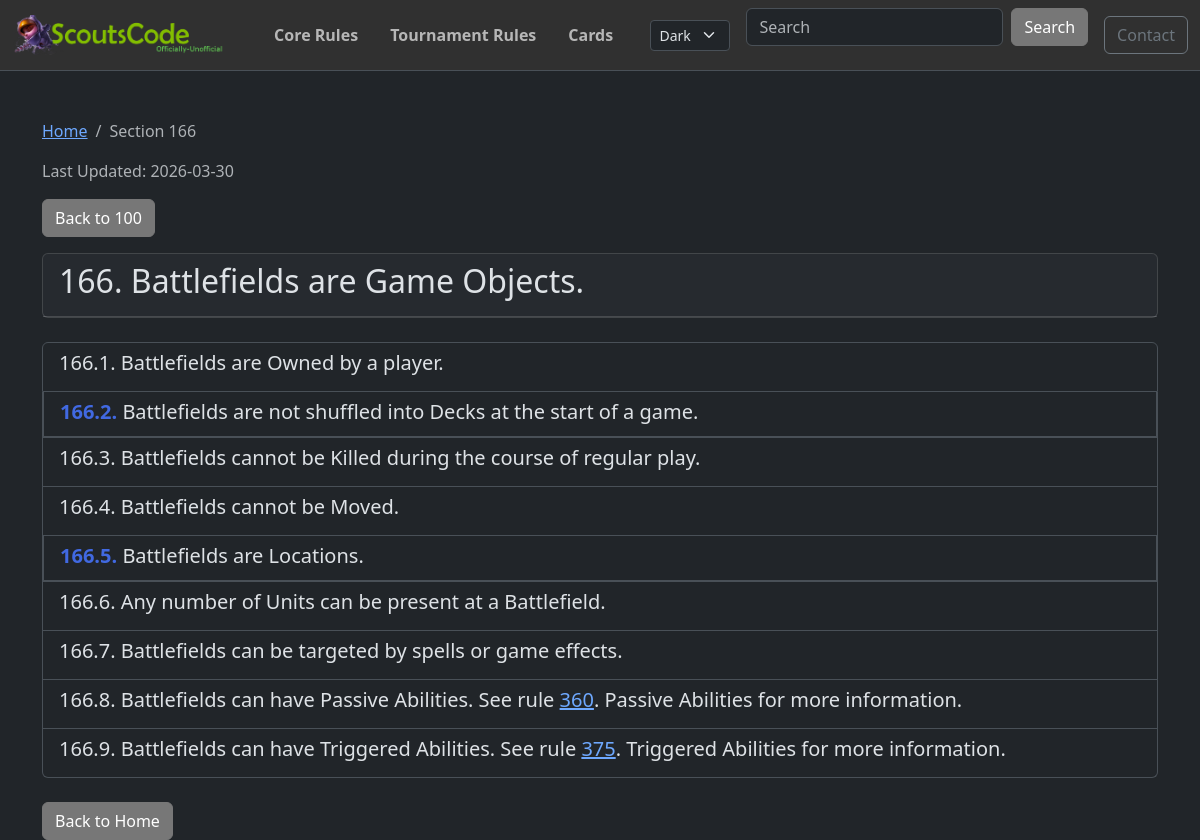
The app's page /crsections/166/, older data.
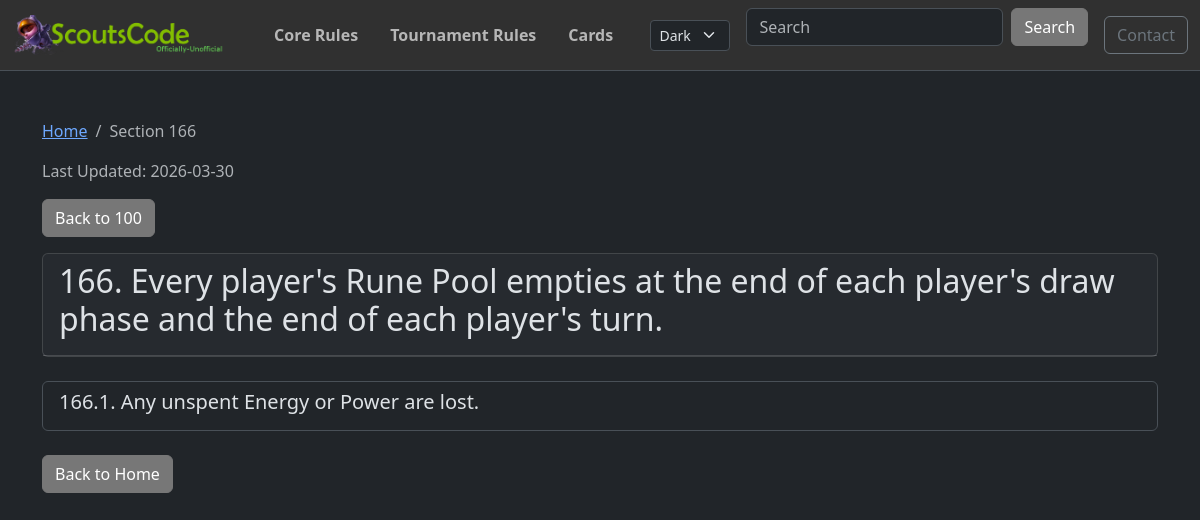
The same page, newer data.
### post/models.py (models this page shows, shortened)
class RuleSection(models.Model):
    RULE_TYPE_CHOICES = [
        ("TR", "Tournament Rules"),
        ("CR", "Comprehensive Rules"),
    ]
    rule_type = models.CharField(max_length=2, choices=RULE_TYPE_CHOICES)
    section = models.CharField(max_length=50, db_index=True)  # e.g., "703.4.a.5"
    text = models.TextField()
    annotations = models.TextField(blank=True, default="")
    parent = models.ForeignKey(
        "self", on_delete=models.CASCADE, null=True, blank=True, related_name="children"
    )
    order = models.IntegerField(default=0)
    class Meta:
        ordering = ["rule_type", "order", "section"]
        unique_together = ["rule_type", "section"]
        indexes = [
            models.Index(fields=["rule_type", "section"]),
            models.Index(fields=["parent", "order"]),
        ]
    def get_top_level_section(self):
        parts = self.section.split(".")
        first_part = parts[0]
        if len(first_part) >= 3:
            return first_part[0] + "00"
        return first_part
    def to_dict(self, include_children=True):
        data = {
            "section": self.section,
            "text": self.text,
            "annotations": self.annotations,
            "children": [],
        }
        if include_children:
            for child in self.children.all():
                data["children"].append(child.to_dict(include_children=True))
        return data

### post/views.py (the view)
# urls.py: path("crsections/<str:section>/", crsection_detail, name="crsection_detail"),
def crsection_detail(request, section):
    try:
        section_obj = RuleSection.objects.prefetch_related(
            "children__children__children__children"
        ).get(rule_type="CR", section=section)
    except RuleSection.DoesNotExist:
        raise Http404(f"Section {section} not found")
    data = section_obj.to_dict()
    top_level = section_obj.get_top_level_section()
    is_top_level = section == top_level
    data = format_section_text(data, section_type="cr")
    parent_section = None
    if section_obj.parent:
        parent_section = section_obj.parent.section
    context = {
        "section": data,
        "json_url": f"/crsections/{top_level}/",
        "is_top_level": is_top_level,
        "parent_section": parent_section,
        "last_updated": get_rules_last_updated("CR"),
    }
    return render(request, "crsection_detail.html", context)

### post/context_processors.py (called while the page is built)
def global_site_data(request):
    data = cache.get("global_site_data")
    if data is not None:
        return data
    copyright_asset = TextAsset.objects.filter(asset_type="copyright").first()
    logo_asset = TextAsset.objects.filter(asset_type="logo").first()
    default_copyright = "© 2025 Copyright "
    data = {
        "copyright_text": copyright_asset.content
        if copyright_asset
        else default_copyright,
        "logo_asset": logo_asset,
        "copyright_asset": copyright_asset,
    }
    cache.set("global_site_data", data, CACHE_TTL)
    return data

### post/views.py (called while the page is built, shortened)
def bold_before_colon(text):
    if ":" in text:
        parts = text.split(":", 1)
        return f"<strong>{parts[0]}:</strong>{parts[1]}"
    return text

def format_section_text(section_data, section_type="tr"):
    section_data["text"] = linkify_references(section_data["text"], section_type)
    section_data["text"] = bold_before_colon(section_data["text"])
    for child in section_data.get("children", []):
        child_section_str = child.get("section", "")
        has_letter = any(
            letter in child_section_str for letter in ["a", "b", "c", "d", "e"]
        )
        has_children = len(child.get("children", [])) > 0
        will_be_clickable_link = has_children and not has_letter
        if not will_be_clickable_link:
            child["text"] = linkify_references(child["text"], section_type)
        child["text"] = bold_before_colon(child["text"])
        for grandchild in child.get("children", []):
            format_section_text(grandchild, section_type)
    return section_data

def get_rules_last_updated(rule_type):
    if rule_type in _rules_last_updated_cache:
        return _rules_last_updated_cache[rule_type]

### post/templates/crsection_detail.html (shortened to what this page needs)
{% extends 'base.html' %}
{% load static %}
{% block content %}
    <div class="crsection-detail">
        <nav aria-label="breadcrumb">
            <ol class="breadcrumb">
                <li class="breadcrumb-item"><a href="/">Home</a></li>
                <li class="breadcrumb-item active" aria-current="page">Section {{ section.section }}</li>
            </ol>
        </nav>
        <p class="text-muted">Last Updated: {{ last_updated }}</p>
        {% if parent_section %}
        <div class="mb-3">
            <a href="/crsections/{{ parent_section }}/" class="btn btn-secondary">
                 Back to {{ parent_section }}
            </a>
        </div>
        {% endif %}
        <div class="card mb-4">
            <div class="card-header">
                <div class="d-flex justify-content-between align-items-start">
                    <h2>{{ section.section }}. {{ section.text|safe }}</h2>
                </div>
            </div>
        </div>
        {% if is_top_level %}
            {% if section.children %}
                <div class="list-group mb-4">
                    {% for child in section.children %}
                        <a href="/crsections/{{ child.section }}/" class="list-group-item list-group-item-action">
                            <h5 class="mb-1"><span class="rule-number">{{ child.section }}.</span> {{ child.text|safe }}</h5>
                        </a>
                    {% endfor %}
                </div>
            {% else %}
                <div class="alert alert-info">This section has no subsections.</div>
            {% endif %}
        {% else %}
            {% if section.children %}
                <div class="list-group mb-4">
                    {% for child in section.children %}
                        {% if 'a' in child.section or 'b' in child.section or 'c' in child.section or 'd' in child.section or 'e' in child.section %}
                            <div class="list-group-item">
                                <div class="d-flex justify-content-between align-items-start">
                                    <h5 class="mb-2">{{ child.section }}. {{ child.text|safe }}</h5>
                                    {% if user.is_authenticated %}
                                    <button class="btn btn-sm btn-outline-primary ms-2 edit-annotation-btn" data-section="{{ child.section }}" data-rule-type="CR">Edit</button>
                                    {% endif %}
                                </div>
                                <div id="editor-container-{{ child.section }}" class="editor-container" data-annotation="{{ child.annotations }}">
                                    <div id="editor-{{ child.section }}" class="mb-2"></div>
                                    <button class="btn btn-sm btn-success save-annotation-btn" data-section="{{ child.section }}" data-rule-type="CR">Save</button>
                                    <button class="btn btn-sm btn-secondary cancel-annotation-btn" data-section="{{ child.section }}">Cancel</button>
                                </div>
                                {% if child.annotations %}
                                <div class="annotation-display">
                                    {{ child.annotations|safe }}
                                </div>
                                {% endif %}
                                {% if child.children %}
                                    {% for subchild in child.children %}
                                        <div class="ps-3 mb-2">
                                            <div class="d-flex justify-content-between align-items-start">
                                                <div><strong>{{ subchild.section }}.</strong> {{ subchild.text|safe }}</div>
                                                {% if user.is_authenticated %}
                                                <button class="btn btn-sm btn-outline-primary ms-2 edit-annotation-btn" data-section="{{ subchild.section }}" data-rule-type="CR">Edit</button>
                                                {% endif %}
                                            </div>
                                            <div id="editor-container-{{ subchild.section }}" class="editor-container" data-annotation="{{ subchild.annotations }}">
                                                <div id="editor-{{ subchild.section }}" class="mb-2"></div>
                                                <button class="btn btn-sm btn-success save-annotation-btn" data-section="{{ subchild.section }}" data-rule-type="CR">Save</button>
                                                <button class="btn btn-sm btn-secondary cancel-annotation-btn" data-section="{{ subchild.section }}">Cancel</button>
                                            </div>
                                            {% if subchild.annotations %}
                                            <div class="annotation-display">
                                                {{ subchild.annotations|safe }}
                                            </div>
                                            {% endif %}
                                            {% if subchild.children %}
                                                {% for leaf in subchild.children %}
                                                <div class="ps-3 mb-1">
                                                    <strong>{{ leaf.section }}.</strong> {{ leaf.text|safe }}
                                                </div>
                                                {% endfor %}
                                            {% endif %}
                                        </div>
                                    {% endfor %}
                                {% endif %}
                            </div>
                        {% else %}
                            {% if child.children %}
                            <a href="/crsections/{{ child.section }}/" class="list-group-item list-group-item-action">
                                <h5 class="mb-1"><span class="rule-number">{{ child.section }}.</span> {{ child.text|safe }}</h5>
                            </a>
                            {% else %}
                                <div class="list-group-item">
                                    <div class="d-flex justify-content-between align-items-start">
                                        <h5 class="mb-2">{{ child.section }}. {{ child.text|safe }}</h5>
                                    </div>
                                </div>
                            {% endif %}
                        {% endif %}
                    {% endfor %}
                </div>
            {% endif %}
        {% endif %}
        <div class="mt-4">
            <a href="/" class="btn btn-secondary">Back to Home</a>
        </div>
    </div>
{% endblock %}

### post/templates/base.html (shortened to what this page needs)
{% load static %}
<html lang="en" data-bs-theme="dark">
    <head>
        <link
            rel="stylesheet"
            type="text/css"
            href="{% static 'css/bootstrap.min.css' %}"
        />
        <link
            rel="stylesheet"
            type="text/css"
            href="{% static 'css/style.css' %}"
        />
        <link
            href="https://cdn.jsdelivr.net/npm/quill@2.0.3/dist/quill.snow.css"
            rel="stylesheet"
        />
    </head>
    <body>
        <nav class="navbar navbar-expand-lg border-bottom border-body sticky-top" id="mainNav">
            <div class="container-fluid">
                <a class="navbar-brand" href="/">
                    {% if logo_asset %}
                    <img
                        src="{{ logo_asset.content }}"
                        alt="Logo"
                        width="120"
                        height="28"
                    />
                    {% else %}
                    <img
                        src="{% static 'logo.png' %}"
                        alt="Logo"
                        height="40"
                        style="width: auto"
                    />
                    {% endif %}
                </a>
                <div class="collapse navbar-collapse" id="navbarScroll">
                    <ul class="navbar-nav me-auto">
                        <li class="nav-item">
                            <a
                                class="nav-link fw-semibold px-3"
                                href="{% url 'core_rules' %}"
                                >Core Rules</a
                            >
                        </li>
                        <li class="nav-item">
                            <a
                                class="nav-link fw-semibold px-3"
                                href="/#trsections"
                                >Tournament Rules</a
                            >
                        </li>
                        <li class="nav-item">
                            <a
                                class="nav-link fw-semibold px-3"
                                href="{% url 'card_search' %}"
                                >Cards</a
                            >
                        </li>
                    </ul>
                    <div class="me-3">
                        <select
                            class="form-select form-select-sm"
                            id="themeToggle"
                            aria-label="Theme selector"
                        >
                            <option value="dark">Dark</option>
                        </select>
                    </div>
                    <form
                        class="d-flex"
                        method="GET"
                        action="{% url 'search_rules' %}"
                    >
                        <input
                            class="form-control me-2"
                            type="search"
                            placeholder="Search"
                            aria-label="Search"
                            name="q"
                            value="{{ search_query }}"
                        />
                        <button class="btn btn-secondary" type="submit">
                            Search
                        </button>
                    </form>
                    <a
                        href="{% url 'contact' %}"
                        class="btn btn-outline-secondary ms-3"
                        >Contact</a
                    >
                </div>
            </div>
        </nav>
        <main class="container mt-5">
            {% block content %}{% endblock %}
        </main>
    </body>
</html>

### static/css/style.css (style rules this page uses)
:root { --custom-primary: #3498db; --custom-secondary: rgb(119, 119, 119); --custom-navbar-color: #303030; }
[data-bs-theme="dark"] { --custom-body-color: #212529; --custom-main-color: #ffffff; }
.navbar { background-color: var(--custom-navbar-color); transition: padding 0.3s ease; padding-top: 0.5rem; padding-bottom: 0.5rem; }
.btn-secondary { background-color: var(--custom-secondary); border-color: var(--custom-secondary); color: #fff; }

Row changes from the older to the newer data that the page shows:
removed RuleSection: section "166.2", text "Battleﬁelds are not shufﬂed into Decks at the start of a game."
removed RuleSection: section "166.3", text "Battleﬁelds cannot be Killed during the course of regular play."
removed RuleSection: section "166.4", text "Battleﬁelds cannot be Moved."
removed RuleSection: section "166.5", text "Battleﬁelds are Locations."
removed RuleSection: section "166.6", text "Any number of Units can be present at a Battleﬁeld."
removed RuleSection: section "166.7", text "Battleﬁelds can be targeted by spells or game effects."
removed RuleSection: section "166.8"
removed RuleSection: section "166.9"
changed RuleSection: text "Battleﬁelds are Game Objects." → "Every player's Rune Pool empties at the end of each player's draw phase and the end of each player's turn."
Text that changed along with them:
new list line: "166.1 Any unspent Energy or Power are lost."
list line gone: "166.1 Battleﬁelds are Owned by a player."
list line gone: ". Battleﬁelds can have Passive Abilities. See rule 360 . Passive Abilities for more information."
list line gone: ". Battleﬁelds can have Triggered Abilities. See rule 375 . Triggered Abilities for more information."
